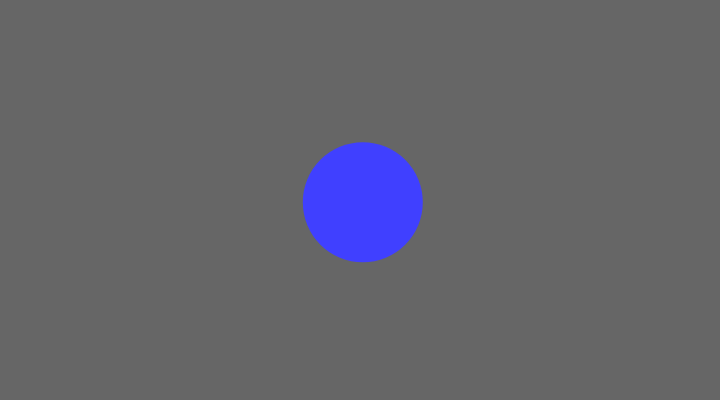
Frame 1 (no input)
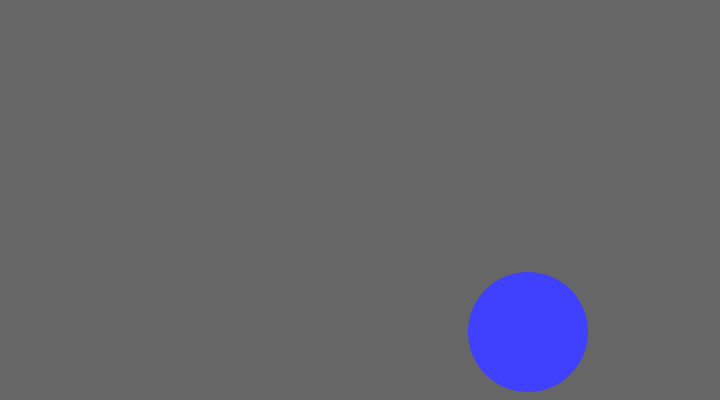
Frame 60 (no input)
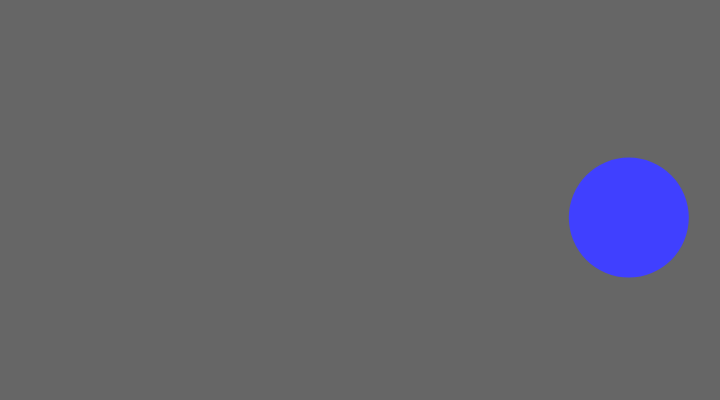
Frame 120 (the mouse pressed at the canvas centre since frame 60)

The p5.js sketch that drew these frames (run headless with seeded random() and noise() and a simulated clock; from frame 60 on, the mouse is pressed at the canvas centre):

// p5.js sketch
// ── sketch.js
/*
 * @name Bounce
 * @arialabel White circle moving on a grey background. When it hits the edge of the background window, it changes it’s direction 
 * @frame 720,400
 * @description When the shape hits the edge of the window, it reverses its direction.
 */

let rad = 60; // Width of the shape
let xpos, ypos; // Starting position of shape

let xspeed = 2.8; // Speed of the shape
let yspeed = 2.2; // Speed of the shape

let xdirection = 1; // Left or Right
let ydirection = 1; // Top to Bottom

function setup() {
  createCanvas(720, 400);
  noStroke();
  frameRate(30);
  ellipseMode(RADIUS);
  // Set the starting position of the shape
  xpos = width / 2;
  ypos = height / 2;
}

function draw() {
    background(102);

    // Update the position of the shape
    xpos = xpos + xspeed * xdirection;
    ypos = ypos + yspeed * ydirection;

    // Test to see if the shape exceeds the boundaries of the screen
    // If it does, reverse its direction by multiplying by -1
    if (xpos > width - rad || xpos < rad) {
    xdirection *= -1;
    }
    if (ypos > height - rad || ypos < rad) {
        ydirection *= -1;
    }

    // Draw the shape in color
    // ellipse(xpos, ypos, rad, rad);

    // Create a p5.Color object using RGB values.
    let blue_color = color(64, 64, 255);

    // Draw the left circle.
    fill(blue_color);
    noStroke();
    circle(xpos, ypos, rad);
  
}
